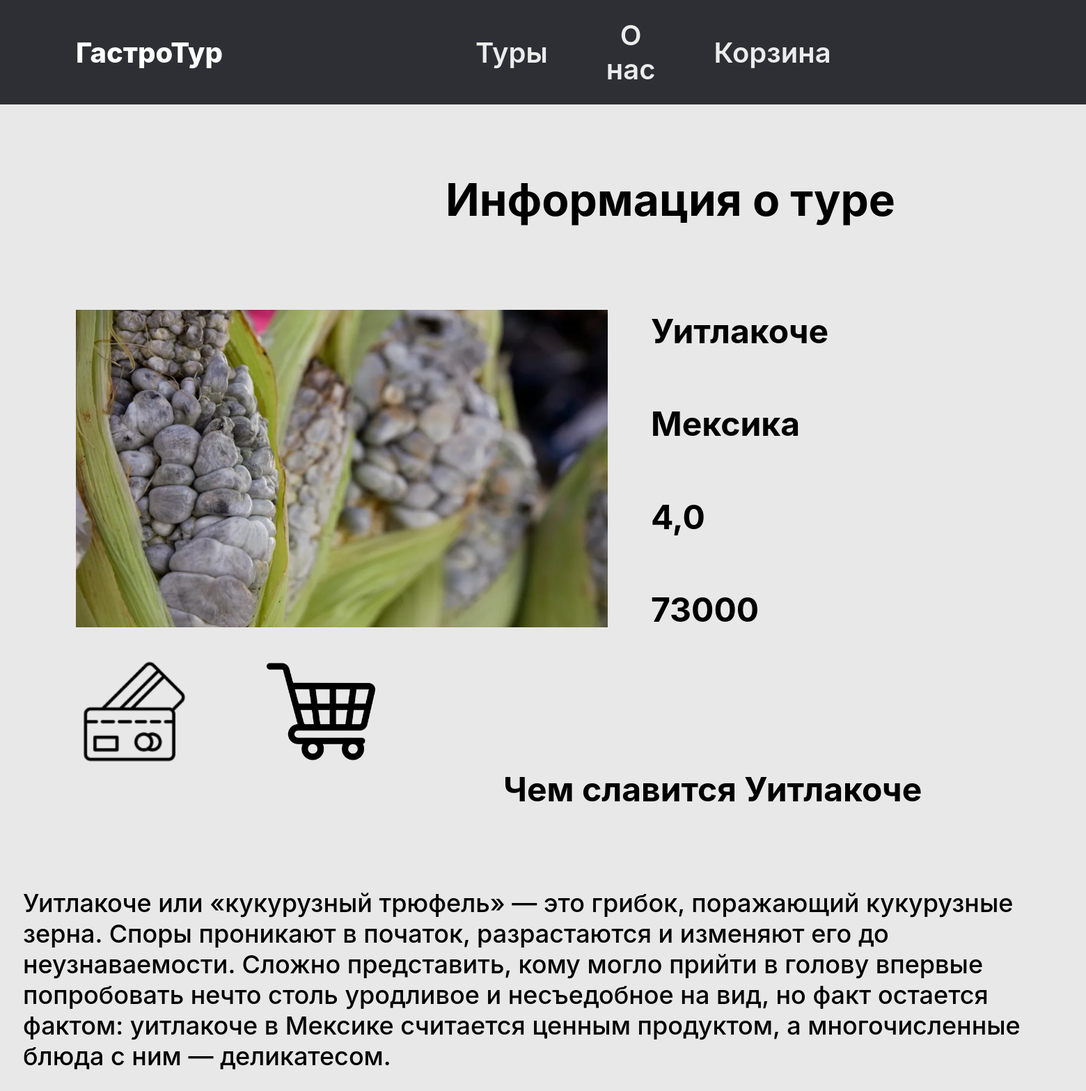
The app's page /tour-info/Уитлакоче/ with its own data.
### main/models.py (models this page shows, shortened)
class Restaurant(models.Model):
    name = models.CharField(primary_key=True, max_length=255)
    country = models.CharField(max_length=100)
    rating = models.FloatField()
    price = models.IntegerField()
    description = models.TextField()
    image = models.ImageField(upload_to='restaurant_images/', blank=True, null=True)

### main/views.py (the view)
# urls.py: path('tour-info/<str:tour_name>/', views.tourInfo, name='tourInfo'),
def tourInfo(request, tour_name):
    restaurant = get_object_or_404(Restaurant, name=tour_name)
    context = {
        'restaurant': restaurant,
    }
    return render(request, 'main/tourInfo.html', context)

### main/templates/main/tourInfo.html (shortened to what this page needs)
{% load static %}
<!DOCTYPE html>
<html lang="en">
<head>
    <link rel="stylesheet" href={% static "main/css/tourInfo.css" %}>
</head>
<body>
    <div class="informacija-o-ture">
        <div class="top">
          <p><a href="{% url "home" %}" class="logo">ГастроТур</a></p>
          <div class="top-menu">
            <a href="{% url 'tours'%}" class="tury">Туры</a>
            <a href="{% url "aboutus" %}" class="tury">О нас</a>
            <a href="{% url "cart" %}" class="tury">Корзина</a>
          </div>
        </div>
        <p class="title">Информация о туре</p>
        <div class="info">
          <div class="rectangle-6">
            <img src="{{ restaurant.image.url }}" alt="{{ restaurant.name }}">
        </div>
        <div class="frame-3">
            <p class="r-title">{{ restaurant.name }}</p>
            <p class="country">{{ restaurant.country }}</p>
            <p class="rate">{{ restaurant.rating }}</p>
            <p class="cost">{{ restaurant.price }}</p>
        </div>
        </div>
        <div class="frame-4">
          <button type="button" class="buy-tour-btn" data-restaurant-id="{{ restaurant.name }}" onclick="redirectToPayPage(this)">
            <img
                alt="Купить"
                class="cards-1"
                src="{% static "main/img/pay.png"%}"
            />
        </button>
          <button type="button" class="add-to-cart-btn" data-restaurant-id="{{ restaurant.name }}">
            <img
                alt="Добавить в корзину"
                class="cards-1"
                src="{% static "main/img/cart.png"%}"
            />
        </button>
        </div>
        <p class="info-title">Чем славится {{ restaurant.name }}</p>
        <p class="info-text">
          {{ restaurant.description }}
        </p>
      </div>
</body>
</html>

### main/static/main/css/tourInfo.css (style rules this page uses)
html, body, div, span, applet, object, iframe,h1, h2, h3, h4, h5, h6, p, blockquote, pre,a, abbr, acronym, address, big, cite, code,del, dfn, em, img, ins, kbd, q, s, samp,small, strike, strong, sub, sup, tt, var,b, u, i, center,dl, dt, dd, ol, ul, li,fieldset, form, label, legend,table, caption, tbody, tfoot, thead, tr, th, td,article, aside, canvas, details, embed, figure, figcaption, footer, header, hgroup, menu, nav, output, ruby, section, summary,time, mark, audio, video { margin: 0; padding: 0; border: 0; font-size: 100%; font: inherit; vertical-align: baseline; text-decoration: none; }
body { line-height: 1; overflow-x: hidden; background-color: rgba(232, 232, 232, 1); }
.informacija-o-ture { background-color: rgba(232, 232, 232, 1); padding: 0 0 120px; display: flex; flex-direction: column; align-items: flex-start; }
.top { background-color: rgba(46, 47, 52, 1); margin-bottom: 98px; padding: 26px 721px 26px 109px; display: flex; align-items: center; }
.logo { font-family: "Inter"; font-size: 40px; font-weight: 800; line-height: normal; color: rgba(255, 255, 255, 1); text-align: center; margin-right: 363px; }
.top-menu { display: flex; align-items: center; justify-content: center; }
.tury { font-family: "Inter"; font-size: 40px; font-weight: 600; line-height: normal; color: rgba(236, 236, 236, 1); text-align: center; }
.tury:not(:last-of-type) { margin-right: 84px; }
.title { font-family: "Inter"; font-size: 64px; font-weight: 700; line-height: normal; color: rgba(0, 0, 0, 1); text-align: center; margin-bottom: 120px; margin-left: 640px; }
.info { margin-bottom: 39px; margin-left: 109px; display: flex; align-items: center; }
.rectangle-6 img { width: 764px; height: 456px; margin-right: 62px; }
.frame-3 { display: flex; flex-direction: column; align-items: flex-start; }
.r-title { height: 57px; width: 124px; font-family: "Inter"; font-size: 48px; font-weight: 700; line-height: normal; color: rgba(0, 0, 0, 1); display: flex; text-align: center; margin-bottom: 76px; }
.country { height: 58px; width: 193px; font-family: "Inter"; font-size: 48px; font-weight: 700; line-height: normal; color: rgba(0, 0, 0, 1); display: flex; text-align: center; margin-bottom: 76px; }
.rate { height: 57px; width: 107px; font-family: "Inter"; font-size: 48px; font-weight: 700; line-height: normal; color: rgba(0, 0, 0, 1); display: flex; text-align: center; margin-bottom: 76px; }
.cost { height: 57px; width: 112px; font-family: "Inter"; font-size: 48px; font-weight: 700; line-height: normal; color: rgba(0, 0, 0, 1); display: flex; text-align: center; }
.frame-4 { margin-left: 109px; display: flex; align-items: flex-start; }
.cards-1 { width: 156px; height: 156px; }
.info-title { font-family: "Inter"; font-size: 48px; font-weight: 700; line-height: normal; color: rgba(0, 0, 0, 1); text-align: center; margin-bottom: 112px; margin-left: 723px; }
.info-text { max-width: 1745px; font-family: "Inter"; font-size: 36px; font-weight: 500; line-height: normal; color: rgba(0, 0, 0, 1); margin-left: 33px; }
button { border-width: 0; background-color: rgba(0, 0, 0, 0); margin-right: 100px; }

### records on screen
Restaurant: image (picture), name "Уитлакоче", country "Мексика", rating "4,0", price "73000", description "Уитлакоче или «кукурузный трюфель» — это грибок, поражающий кукурузные зерна. Споры проникают в початок, разрастаются и изменяют его до неузнаваемости. Сложно представить, кому могло прийти в голову впервые попробовать нечто столь уродливое и несъедобное на вид, но факт остается фактом: уитлакоче в Мексике считается ценным продуктом, а многочисленные блюда с ним — деликатесом."
